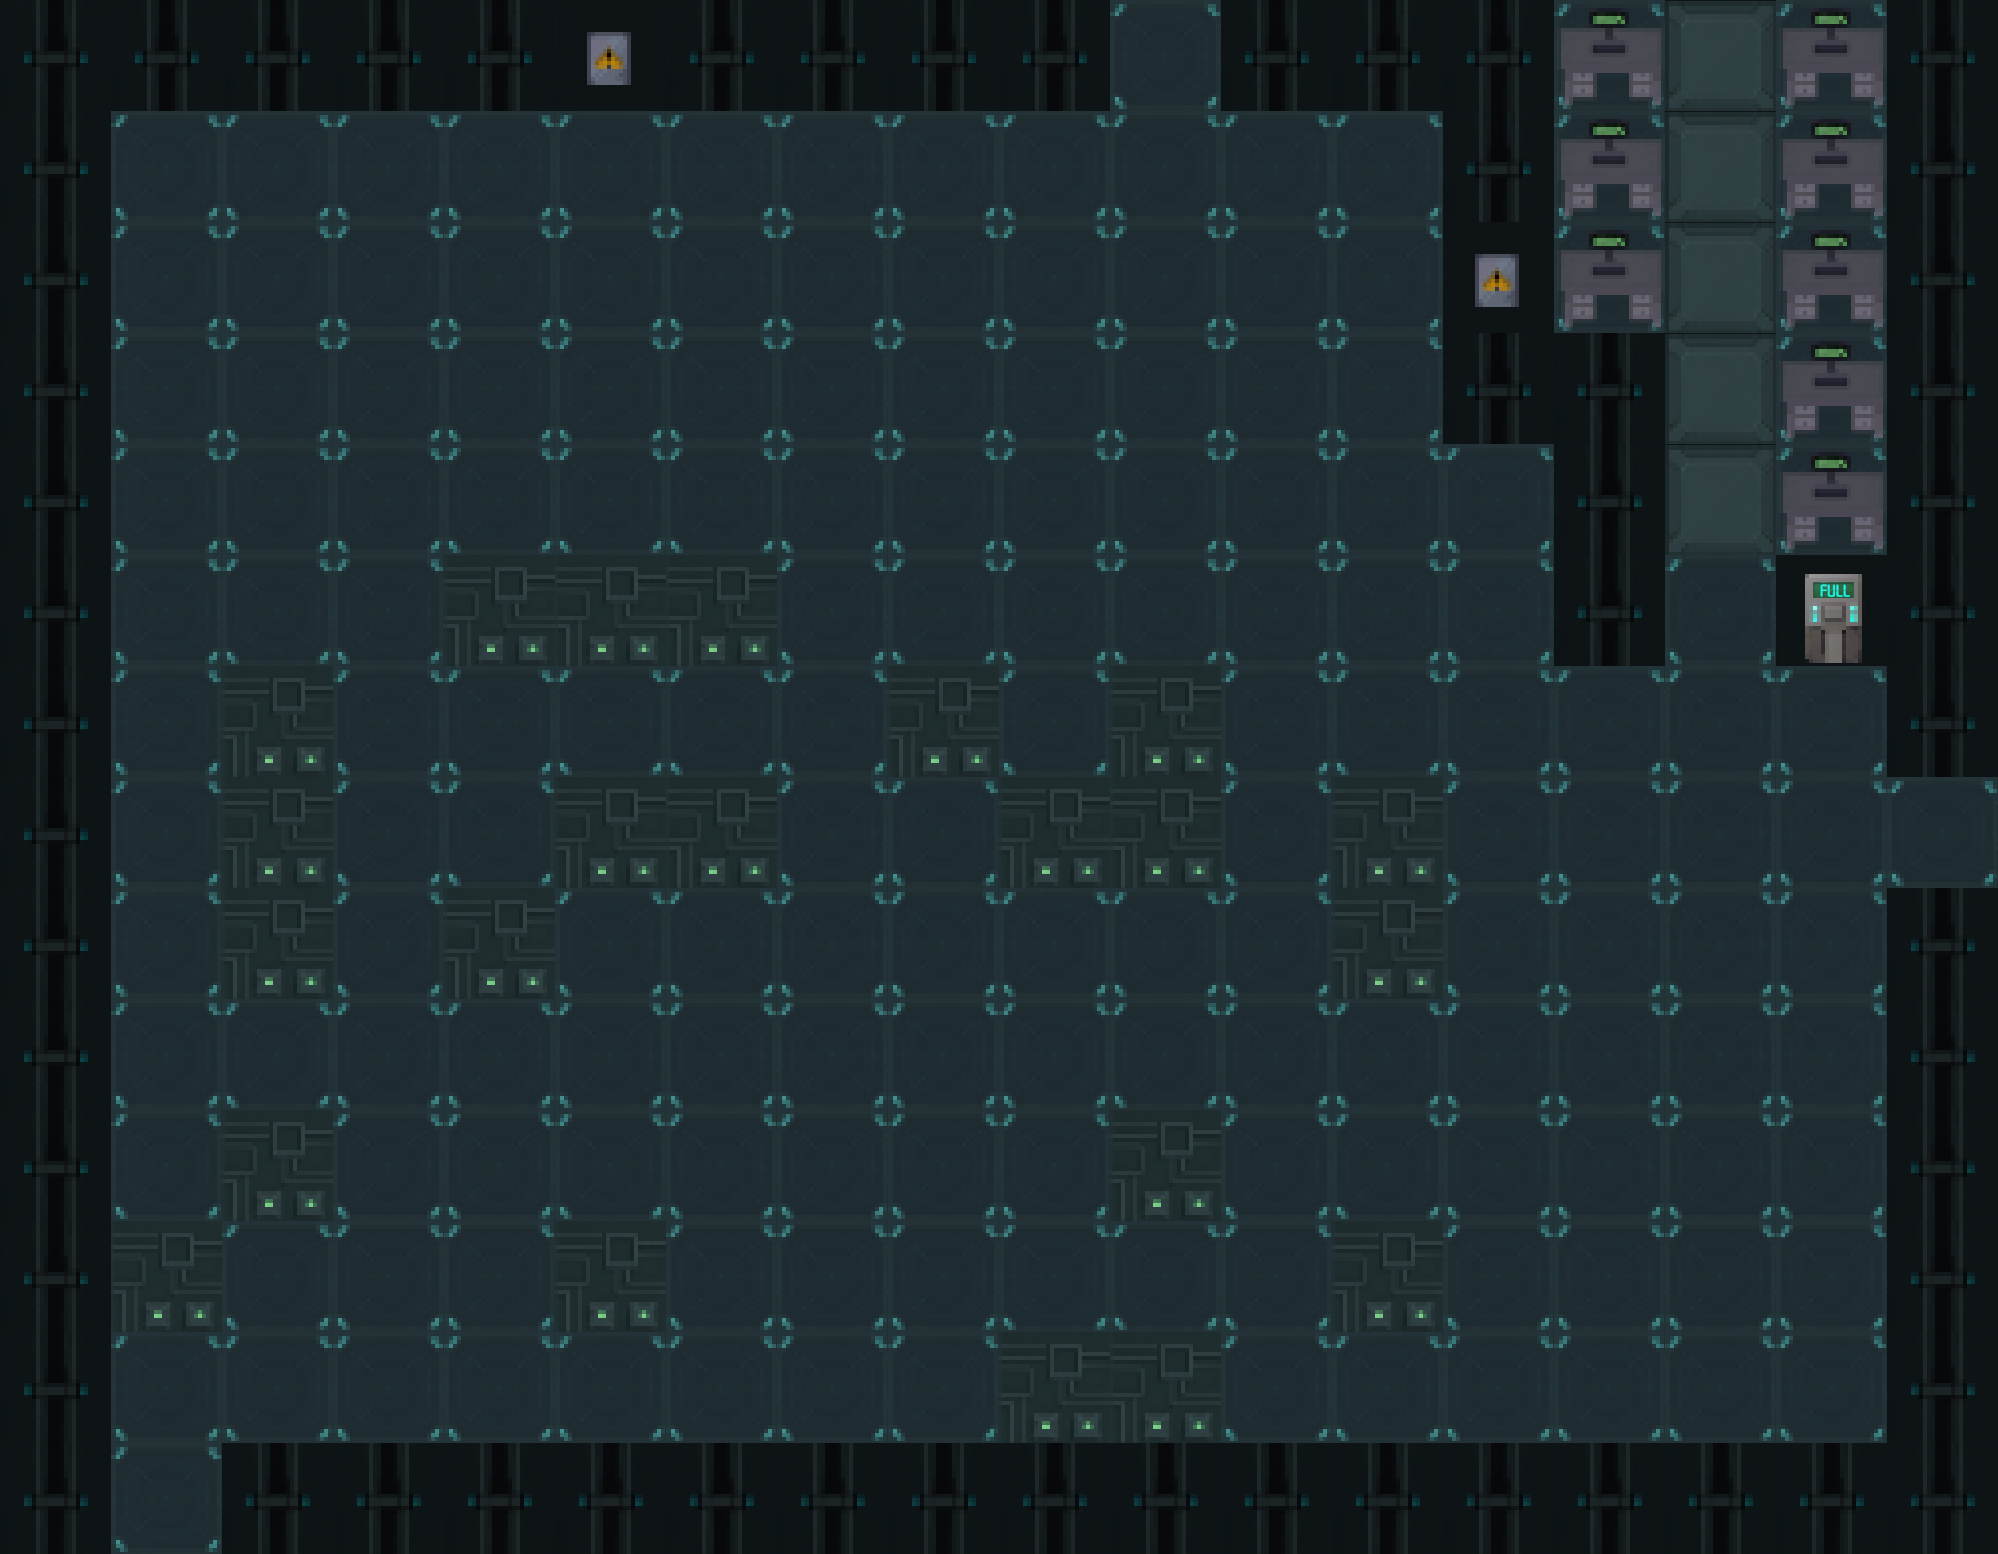

This game map was drawn from its Tiled (.tmx) file and the tilesets committed beside it. A one-line description and the trimmed map source follow:
An orthogonal 18x14 tile map with 111x111 px tiles, 4 tile layers (floor, floor2, wall, objects) and 84 objects (36x BoxHard, 29x Laser, 4x ShieldKit, 3x AmmoBox, 3x Weapon, ...).

<map version="1.10" tiledversion="1.11.2" orientation="orthogonal" renderorder="right-down" width="18" height="14" tilewidth="111" tileheight="111" infinite="0" nextlayerid="6" nextobjectid="143">
 <editorsettings>
  <export target="Level5_2.json" format="json" />
 </editorsettings>
 <tileset firstgid="1" source="Tilemap2.tsx" />
 <layer id="4" name="floor" width="18" height="14">
  <data>[252 cells, 252 non-empty, 3 distinct tile ids]</data>
 </layer>
 <layer id="5" name="floor2" width="18" height="14">
  <data>[252 cells, 0 non-empty, 0 distinct tile ids]</data>
 </layer>
 <layer id="3" name="wall" width="18" height="14">
  <data>[252 cells, 61 non-empty, 3 distinct tile ids]</data>
 </layer>
 <layer id="1" name="objects" width="18" height="14">
  <data>[252 cells, 9 non-empty, 2 distinct tile ids]</data>
 </layer>
 <objectgroup id="2" name="objects">
  <!-- 84 objects omitted --></objectgroup>
</map>
<!-- 84 of 84 objects omitted -->